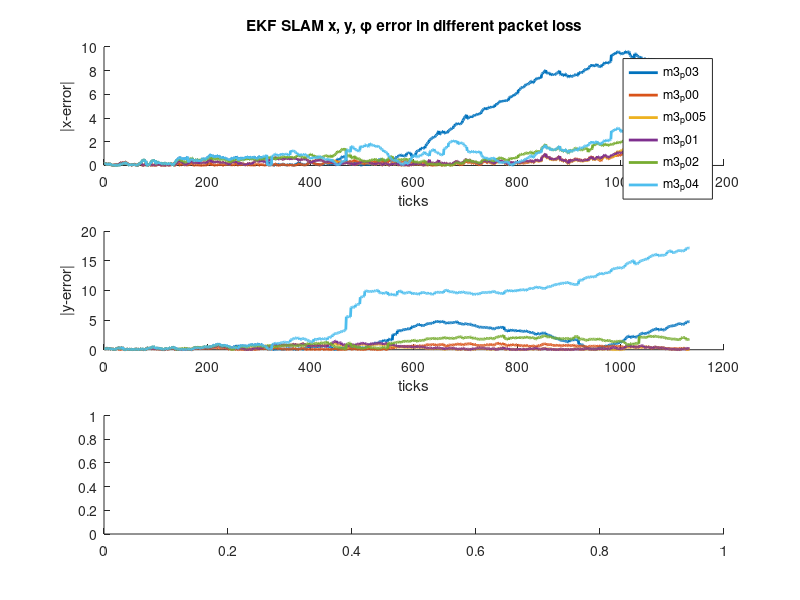

MATLAB code for this plot: (Note: this script raises an error after producing the figure.)
% 这个文件用来对比同一个地图的不同丢包概率下 EKF SLAM的误差
clc;
clear;
close all;

% 原始随机丢包数据集
loaded_data = load('SLAM_Error_Data.mat');

% 修改KF算法的丢包数据集
% loaded_data = load('Int_SLAM_Error_Data.mat');

% 选择一个特定的数据集前缀，例如 'm3'
dataset_prefix = 'm3';

% 获取数据集中所有运行的名字
runs = fieldnames(loaded_data.(dataset_prefix).e_ekf);
num_run = length(runs); 

% 获取所有运行的名字并升序排序
[sorted_runs, sortIdx] = sort(runs); % sortIdx是排序后的索引

% 准备绘图
fig1 = figure;
subplot(3, 1, 1);
hold on;

% 遍历每个运行，绘制 x 方向的误差
for i = 1:num_run
    run_name = runs{i};
    e_ekf = loaded_data.(dataset_prefix).e_ekf.(run_name);
    ekf_eN2 = loaded_data.(dataset_prefix).ekf_eN2.(run_name);

    % 假设 ticks 是一个与 e_ekf 中数据量相同长度的向量
    ticks = 1:length(e_ekf(1, :));

    plot(ticks, abs(e_ekf(1, :)), 'linewidth', 2);
end

% 设置图例
title("EKF SLAM x, y, φ error in different packet loss");
xlabel("ticks");
ylabel("|x-error|");
legend(runs, 'Location', 'northeast'); % 显示图例，每个run的名字
hold off; % 结束x方向的误差图的绘制

% 继续绘制y方向和角度的误差对比图，接下来是y方向的误差对比图
subplot(3, 1, 2);
hold on;
for i = 1:num_run
    run_name = runs{i};
    e_ekf = loaded_data.(dataset_prefix).e_ekf.(run_name);
    plot(ticks, abs(e_ekf(2, :)), 'linewidth', 2);
end
xlabel("ticks");
ylabel("|y-error|");
hold off; % 结束y方向的误差图的绘制

% 接下来是角度误差的对比图
subplot(3, 1, 3);
hold on;
for i = 1:num_run
    run_name = runs{i};
    e_ekf = loaded_data.(dataset_prefix).e_ekf.(run_name);
    plot(ticks, wrapToPi(e_ekf(3, :)), 'linewidth', 2);
end
xlabel("ticks");
ylabel("|\phi-error|");
hold off; % 结束角度误差图的绘制


fig2 = figure;
hold on;

% 创建一个矩阵来存储所有运行的误差范数
ekf_eN2_matrix = [];

for i = 1:num_run
    run_name = runs{i};
    ekf_eN2 = loaded_data.(dataset_prefix).ekf_eN2.(run_name);
    ekf_eN2_matrix(:, i) = ekf_eN2;  % 假设ekf_eN2是列向量
    plot(ticks, ekf_eN2, 'linewidth', 2);
end
xlabel("ticks");
ylabel("error norm");
title("EKF SLAM Error Norm for different packet loss");
legend(runs); % 显示图例，每个run的名字
hold off; % 结束误差范数图的绘制

%% 创建升序排列的箱型图

% 根据排序索引重新排列误差范数矩阵
sorted_ekf_eN2_matrix = ekf_eN2_matrix(:, sortIdx);
figure;
boxplot(sorted_ekf_eN2_matrix, 'Labels', sorted_runs, 'Whisker', 2);
title('EKF SLAM Error Norm box plot for Different Packet Loss Rates (Sorted)');
ylabel('Error Norm');
xlabel('Packet Loss Rate Runs (Sorted)');
